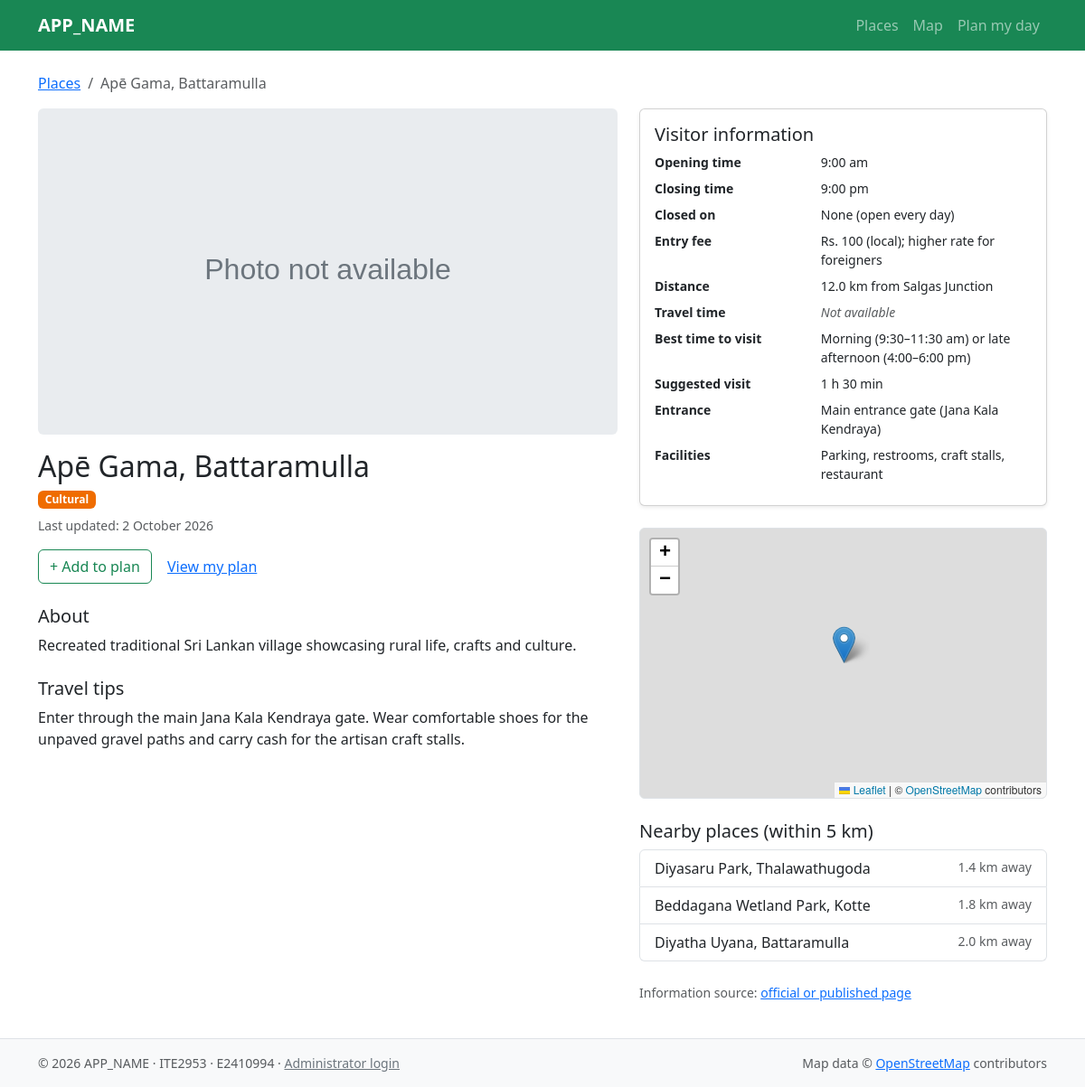
The page /place.php?id=6 on the database its author committed.
### tables this page shows
CREATE TABLE place (
  place_id           INT UNSIGNED NOT NULL AUTO_INCREMENT,
  name               VARCHAR(120) NOT NULL,
  summary            VARCHAR(200) NOT NULL,
  description        TEXT         NOT NULL,
  latitude           DECIMAL(9,6) NOT NULL,
  longitude          DECIMAL(9,6) NOT NULL,
  access_point       VARCHAR(150) NULL,
  opening_time       TIME NULL,
  closing_time       TIME NULL,
  closed_days        SET('Mon','Tue','Wed','Thu','Fri','Sat','Sun','Poya') NOT NULL DEFAULT '',
  entry_fee          VARCHAR(120) NULL,
  best_time          VARCHAR(120) NULL,
  visit_duration_min SMALLINT UNSIGNED NULL,
  travel_tips        TEXT NULL,
  facilities         VARCHAR(255) NULL,
  distance_km        DECIMAL(5,2) NULL,
  travel_min         SMALLINT UNSIGNED NULL,
  info_source        VARCHAR(255) NULL,
  is_active          TINYINT(1) NOT NULL DEFAULT 1,
  created_at         DATETIME NOT NULL DEFAULT CURRENT_TIMESTAMP,
  updated_at         DATETIME NOT NULL DEFAULT CURRENT_TIMESTAMP ON UPDATE CURRENT_TIMESTAMP,
  PRIMARY KEY (place_id),
  KEY idx_place_active_distance (is_active, distance_km)
);

CREATE TABLE category (
  category_id  TINYINT UNSIGNED NOT NULL AUTO_INCREMENT,
  name         VARCHAR(30) NOT NULL,
  badge_colour CHAR(7)     NOT NULL,
  marker_icon  VARCHAR(50) NULL,
  PRIMARY KEY (category_id),
  UNIQUE KEY uq_category_name (name)
);

### includes/bootstrap.php (called while the page is built, shortened)
<?php
require_once __DIR__ . '/helpers.php';
spl_autoload_register(function (string $class): void {
    $file = __DIR__ . '/../src/' . $class . '.php';
});

### src/Database.php (called while the page is built, shortened)
<?php
final class Database
{
    private static ?PDO $pdo = null;
    public static function getConnection(): PDO
    {
        if (self::$pdo === null) {
            $dsn = sprintf(
                'mysql:host=%s;port=%d;dbname=%s;charset=utf8mb4',
                DB_HOST, DB_PORT, DB_NAME
            );
            self::$pdo = new PDO($dsn, DB_USER, DB_PASS, [
                PDO::ATTR_ERRMODE            => PDO::ERRMODE_EXCEPTION,
                PDO::ATTR_DEFAULT_FETCH_MODE => PDO::FETCH_ASSOC,
                PDO::ATTR_EMULATE_PREPARES   => false,
            ]);
        }
        return self::$pdo;
    }
}

### src/Place.php (called while the page is built, shortened)
<?php
final class Place
{
    public readonly int $placeId;
    public readonly array $categoryIds;
    public readonly ?float $latitude;
    public readonly ?float $longitude;
    private function __construct(array $row)
    {
        $float = fn(string $k): ?float => isset($row[$k]) ? (float) $row[$k] : null;
        $int   = fn(string $k): ?int   => isset($row[$k]) ? (int) $row[$k] : null;
        $this->placeId     = (int) $row['place_id'];
        $this->name        = $row['name'];
        $this->distanceKm  = $float('distance_km');
        $this->categoryIds = isset($row['category_ids'])
            ? array_map('intval', explode(',', $row['category_ids']))
            : [];
        $this->description      = $row['description'] ?? null;
        $this->latitude         = $float('latitude');
        $this->longitude        = $float('longitude');
        $this->accessPoint      = $row['access_point'] ?? null;
        $this->openingTime      = $row['opening_time'] ?? null;
        $this->closingTime      = $row['closing_time'] ?? null;
        $this->closedDays       = !empty($row['closed_days']) ? explode(',', $row['closed_days']) : [];
        $this->entryFee         = $row['entry_fee'] ?? null;
        $this->bestTime         = $row['best_time'] ?? null;
        $this->visitDurationMin = $int('visit_duration_min');
        $this->travelTips       = $row['travel_tips'] ?? null;
        $this->facilities       = $row['facilities'] ?? null;
        $this->travelMin        = $int('travel_min');
        $this->infoSource       = $row['info_source'] ?? null;
        $this->updatedAt        = $row['updated_at'] ?? null;
        $this->nearbyKm         = $float('nearby_km');
    }
    public function getCategories(): array
    {
        $all = Category::findAll();
        return array_values(array_filter(
            array_map(fn(int $id) => $all[$id] ?? null, $this->categoryIds)
        ));
    }
    public static function findById(int $id, bool $includeInactive = false): ?self
    {
        $stmt = Database::getConnection()->prepare(
            'SELECT p.*,
                    (SELECT GROUP_CONCAT(pc.category_id ORDER BY pc.is_primary DESC, pc.category_id)
                       FROM place_category pc
                      WHERE pc.place_id = p.place_id) AS category_ids
               FROM place p
              WHERE p.place_id = ?' . ($includeInactive ? '' : ' AND p.is_active = 1')
        );
        $stmt->execute([$id]);
        $row = $stmt->fetch();
        return $row === false ? null : new self($row);
    }
    public function findNearby(float $radiusKm = 5.0, int $limit = 5): array
    {
        $sql = 'SELECT place_id, name, distance_km, nearby_km
                  FROM (SELECT p.place_id, p.name, p.distance_km,
                               6371 * 2 * ASIN(SQRT(
                                   POW(SIN(RADIANS(p.latitude - :lat1) / 2), 2) +
                                   COS(RADIANS(:lat2)) * COS(RADIANS(p.latitude)) *
                                   POW(SIN(RADIANS(p.longitude - :lng) / 2), 2)
                               )) AS nearby_km
                          FROM place p
                         WHERE p.is_active = 1 AND p.place_id <> :id) AS d
                 WHERE nearby_km <= :radius
                 ORDER BY nearby_km
                 LIMIT :lim';
        $stmt = Database::getConnection()->prepare($sql);
        $stmt->bindValue(':lat1', $this->latitude);
        $stmt->bindValue(':lat2', $this->latitude);
        $stmt->bindValue(':lng', $this->longitude);
        $stmt->bindValue(':id', $this->placeId, PDO::PARAM_INT);
        $stmt->bindValue(':radius', $radiusKm);
        $stmt->bindValue(':lim', $limit, PDO::PARAM_INT);
        $stmt->execute();
        return array_map(fn(array $row) => new self($row), $stmt->fetchAll());
    }
    public function getPhotos(): array
    {
        return PlacePhoto::findByPlace($this->placeId);
    }
}

### src/PlacePhoto.php (called while the page is built, shortened)
<?php
final class PlacePhoto
{
    public static function findByPlace(int $placeId): array
    {
        $stmt = Database::getConnection()->prepare(
            'SELECT photo_id, place_id, file_path, caption, source, sort_order
               FROM place_photo
              WHERE place_id = ?
              ORDER BY sort_order, photo_id'
        );
        $stmt->execute([$placeId]);
        return array_map(fn(array $r) => new self(
            (int) $r['photo_id'],
            (int) $r['place_id'],
            $r['file_path'],
            $r['caption'],
            $r['source'],
            (int) $r['sort_order']
        ), $stmt->fetchAll());
    }
}

### src/Category.php (called while the page is built, shortened)
<?php
final class Category
{
    private static ?array $cache = null;
    public static function findAll(): array
    {
        if (self::$cache === null) {
            self::$cache = [];
            $rows = Database::getConnection()
                ->query('SELECT category_id, name, badge_colour, marker_icon FROM category ORDER BY category_id')
                ->fetchAll();
            foreach ($rows as $r) {
                self::$cache[(int) $r['category_id']] = new self(
                    (int) $r['category_id'],
                    $r['name'],
                    $r['badge_colour'],
                    $r['marker_icon']
                );
            }
        }
        return self::$cache;
    }
}

### place.php (the view, shortened to what this page needs)
<?php
require __DIR__ . '/includes/bootstrap.php';
$id    = filter_input(INPUT_GET, 'id', FILTER_VALIDATE_INT, ['options' => ['min_range' => 1]]);
$place = $id ? Place::findById($id) : null;
    ?>
    <?php
$photos     = $place->getPhotos();
$categories = $place->getCategories();
$nearby     = $place->findNearby(5.0, 5);
$dayNames = [
    'Mon' => 'Monday', 'Tue' => 'Tuesday', 'Wed' => 'Wednesday', 'Thu' => 'Thursday',
    'Fri' => 'Friday', 'Sat' => 'Saturday', 'Sun' => 'Sunday', 'Poya' => 'Poya days',
];
$closedText = $place->closedDays === []
    ? 'None (open every day)'
    : implode(', ', array_map(fn(string $d) => $dayNames[$d] ?? $d, $place->closedDays));
$updated = $place->updatedAt !== null ? (new DateTime($place->updatedAt))->format('j F Y') : null;
$sourceUrl = $place->infoSource;
$sourceOk  = $sourceUrl !== null
    && filter_var($sourceUrl, FILTER_VALIDATE_URL) !== false
    && preg_match('#^https?://#i', $sourceUrl) === 1;
$details = [
    'Opening time'      => show_value(format_time($place->openingTime)),
    'Closing time'      => show_value(format_time($place->closingTime)),
    'Closed on'         => h($closedText),
    'Entry fee'         => show_value($place->entryFee),
    'Distance'          => show_value($place->distanceKm !== null
                              ? number_format($place->distanceKm, 1) . ' km from Salgas Junction' : null),
    'Travel time'       => show_value($place->travelMin !== null
                              ? $place->travelMin . ' min by road from Salgas Junction' : null),
    'Best time to visit'=> show_value($place->bestTime),
    'Suggested visit'   => show_value(format_duration($place->visitDurationMin)),
    'Entrance'          => show_value($place->accessPoint),
    'Facilities'        => show_value($place->facilities),
];
require __DIR__ . '/includes/header.php';
?>
<nav aria-label="breadcrumb">
  <ol class="breadcrumb">
    <li class="breadcrumb-item"><a href="<?= h(url('index.php')) ?>">Places</a></li>
    <li class="breadcrumb-item active" aria-current="page"><?= h($place->name) ?></li>
  </ol>
</nav>
<div class="row g-4">
  <div class="col-lg-7">
    <?php if ($photos === []): ?>
      <img src="<?= h(url('assets/img/placeholder.svg')) ?>" class="img-fluid rounded mb-3 place-photo w-100"
           alt="No photo available for <?= h($place->name) ?>">
    <?php endif; ?>
    <h1 class="h2 mb-2"><?= h($place->name) ?></h1>
    <div class="d-flex flex-wrap gap-1 mb-2">
      <?php foreach ($categories as $cat): ?>
        <span class="badge badge-cat" style="background-color: <?= h($cat->badgeColour) ?>"><?= h(ucfirst($cat->name)) ?></span>
      <?php endforeach; ?>
    </div>
    <p class="small text-muted">Last updated: <?= show_value($updated) ?></p>
    <p>
      <button type="button" class="btn btn-outline-success btn-plan"
              data-add-to-plan="<?= $place->placeId ?>" data-name="<?= h($place->name) ?>">+ Add to plan</button>
      <a class="btn btn-link" href="<?= h(url('plan.php')) ?>">View my plan</a>
    </p>
    <h2 class="h5 mt-4">About</h2>
    <p><?= show_value($place->description) ?></p>
    <h2 class="h5 mt-4">Travel tips</h2>
    <p><?= show_value($place->travelTips) ?></p>
  </div>
  <div class="col-lg-5">
    <div class="card shadow-sm mb-4">
      <div class="card-body">
        <h2 class="h5">Visitor information</h2>
        <dl class="row mb-0 small">
          <?php foreach ($details as $label => $html): ?>
            <dt class="col-5"><?= h($label) ?></dt>
            <dd class="col-7"><?= $html ?></dd>
          <?php endforeach; ?>
        </dl>
      </div>
    </div>
    <div id="place-map" class="rounded border mb-4"
         data-lat="<?= h((string) $place->latitude) ?>"
         data-lng="<?= h((string) $place->longitude) ?>"
         data-name="<?= h($place->name) ?>"
         role="region" aria-label="Map showing <?= h($place->name) ?>"></div>
    <h2 class="h5">Nearby places (within 5 km)</h2>
    <?php if ($nearby === []): ?>
      <p class="small text-muted">No other places within 5 km.</p>
    <?php else: ?>
      <div class="list-group mb-4">
        <?php foreach ($nearby as $n): ?>
          <a class="list-group-item list-group-item-action d-flex justify-content-between"
             href="<?= h(url('place.php?id=' . $n->placeId)) ?>">
            <span><?= h($n->name) ?></span>
            <span class="text-muted small"><?= h(number_format((float) $n->nearbyKm, 1)) ?> km away</span>
          </a>
        <?php endforeach; ?>
      </div>
    <?php endif; ?>
    <?php if ($sourceOk): ?>
      <p class="small text-muted">
        Information source:
        <a href="<?= h($sourceUrl) ?>" target="_blank" rel="noopener noreferrer">official or published page</a>
      </p>
    <?php endif; ?>
  </div>
</div>
<?php require __DIR__ . '/includes/footer.php'; ?>

### assets/css/style.css (style rules this page uses)
.badge-cat { color: #fff; }
.place-photo { aspect-ratio: 16 / 9; object-fit: cover; }
#place-map { height: 300px; }
.btn-plan { position: relative; z-index: 2; }

### rows shown on the page
place: name "Apē Gama, Battaramulla", updated_at "2 October 2026", description "Recreated traditional Sri Lankan village showcasing rural life, crafts and culture.", travel_tips "Enter through the main Jana Kala Kendraya gate. Wear comfortable shoes for the unpaved gravel paths and carry cash for the artisan craft stalls.", entry_fee "Rs. 100 (local); higher rate for foreigners", best_time "Morning (9:30–11:30 am) or late afternoon (4:00–6:00 pm)", access_point "Main entrance gate (Jana Kala Kendraya)", facilities "Parking, restrooms, craft stalls, restaurant"
category: name "Cultural"

### other values the page prints
APP_NAME "APP_NAME"
$label "Places"
$label "Map"
$label "Plan my day"
$label "Opening time"
$html "9:00 am"
$label "Closing time"
$html "9:00 pm"
$label "Closed on"
$html "None (open every day)"
$label "Entry fee"
$label "Distance"
$html "12.0 km from Salgas Junction"
$label "Travel time"
$label "Best time to visit"
